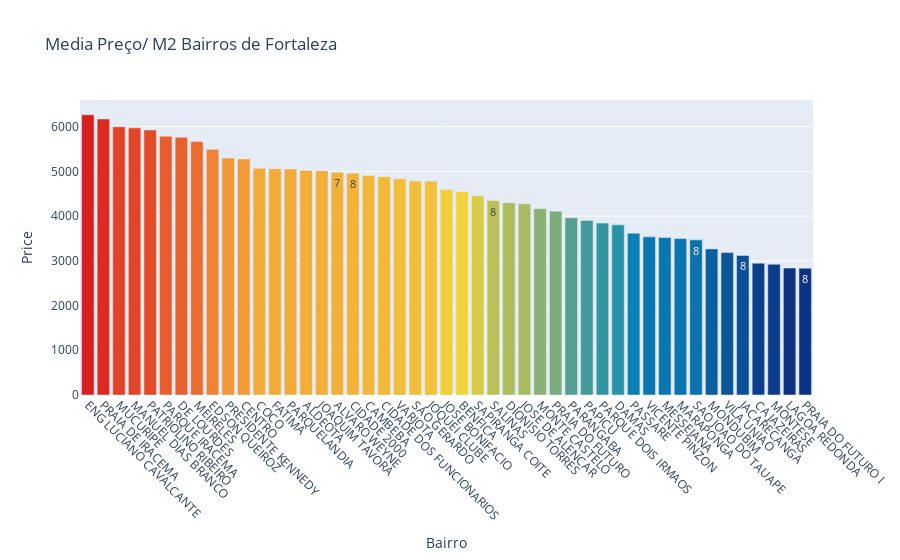

The code cell stored with this chart in its notebook:
### Markdown cell above
O próximo grafico mostra de uma maneira bem didatica os bairros com as médias de precos mais caras em ordem descrente ate os mais baratos, assim como o número de apartamentos que ajudaram a compor esta média.

### Code cell
t = bairros['Number Aptos']
y = bairros['price/m2']
x = bairros.index

trace1 = go.Bar(y = y,
               x = x,
               marker={'color': y,'colorscale': 'Portland', 'reversescale': False}, 
               text= t, 
               textposition='auto',
               name='media')
              
data = [trace1]
layout = go.Layout(title = 'Media Preço/ M2 Bairros de Fortaleza',
                   xaxis = {'title': 'Bairro'},
                   yaxis = {'title': 'Price'},
                   height = 700,
                   uniformtext_minsize=9,
                   uniformtext_mode='hide',
                   xaxis_tickangle=45                 
                   )
fig = go.Figure(data=data, layout=layout)
py.iplot(fig)

### Figure 1 — Plotly figure (JSON) as saved in the notebook; plotly's stock layout.template omitted (floating-point values rounded to 4 significant figures)
{"data": [{"marker": {"color": [6266.0, 6171.0, 5998.0, 5973.0, 5925.0, 5786.0, 5764.0, 5670.0, 5493.0, 5300.0, 5278.0, 5072.0, 5059.0, 5053.0, 5021.0, 5015.0, 4979.0, 4959.0, 4910.0, 4882.0, 4832.0, 4786.0, 4781.0, 4597, 4547.0, 4456.0, 4347.0, 4297.0, 4274.0, 4164.0, 4110.0, 3962.0, 3902.0, 3844.0, 3804.0, 3616.0, 3536.0, 3521.0, 3497.0, 3470.0, 3267.0, 3184.0, 3120.0, 2947.0, 2923.0, 2838.0, 2835.0], "colorscale": [[0, "rgb(12,51,131)"], [0.25, "rgb(10,136,186)"], [0.5, "rgb(242,211,56)"], [0.75, "rgb(242,143,56)"], [1, "rgb(217,30,30)"]], "reversescale": false}, "name": "media", "text": [149, 32, 43, 23, 143, 56, 13, 235, 42, 32, 37, 224, 111, 27, 301, 57, 7, 8, 58, 44, 56, 39, 16, 22, 24, 18, 8, 103, 12, 15, 13, 22, 207, 11, 29, 73, 16, 71, 47, 8, 23, 10, 8, 15, 26, 11, 8], "textposition": "auto", "type": "bar", "x": ["ENG LUCIANO CAVALCANTE", "PRAIA DE IRACEMA", "MUCURIPE", "MANUEL DIAS BRANCO", "PATRIOLINO RIBEIRO", "PARQUE IRACEMA", "DE LOURDES", "MEIRELES", "EDSON QUEIROZ", "PRESIDENTE KENNEDY", "CENTRO", "COCO", "FATIMA", "PARQUELANDIA", "ALDEOTA", "JOAQUIM TAVORA", "ALVARO WEYNE", "CIDADE 2000", "CAMBEBA", "CIDADE DOS FUNCIONARIOS", "VARJOTA", "SAO GERARDO", "JOQUEI CLUBE", "JOSE BONIFACIO", "BENFICA", "SAPIRANGA COITE", "SALINAS", "DIONISIO TORRES", "JOSE DE ALENCAR", "MONTE CASTELO", "PRAIA DO FUTURO", "PARANGABA", "PAPICU", "PARQUE DOIS IRMAOS", "DAMAS", "PASSARE", "VICENTE PINZON", "MESSEJANA", "MARAPONGA", "SAO JOAO DO TAUAPE", "MONDUBIM", "VILA UNIAO", "JACARECANGA", "CAJAZEIRAS", "MONTESE", "LAGOA REDONDA", "PRAIA DO FUTURO I"], "y": [6266.0, 6171.0, 5998.0, 5973.0, 5925.0, 5786.0, 5764.0, 5670.0, 5493.0, 5300.0, 5278.0, 5072.0, 5059.0, 5053.0, 5021.0, 5015.0, 4979.0, 4959.0, 4910.0, 4882.0, 4832.0, 4786.0, 4781.0, 4597, 4547.0, 4456.0, 4347.0, 4297.0, 4274.0, 4164.0, 4110.0, 3962.0, 3902.0, 3844.0, 3804.0, 3616.0, 3536.0, 3521.0, 3497.0, 3470.0, 3267.0, 3184.0, 3120.0, 2947.0, 2923.0, 2838.0, 2835.0]}], "layout": {"autosize": true, "title": {"text": "Media Preço/ M2 Bairros de Fortaleza"}, "uniformtext": {"minsize": 9, "mode": "hide"}, "xaxis": {"autorange": true, "range": [-0.5, 46.5], "tickangle": 45, "title": {"text": "Bairro"}, "type": "category"}, "yaxis": {"autorange": true, "range": [0, 6596.0], "title": {"text": "Price"}, "type": "linear"}}}
